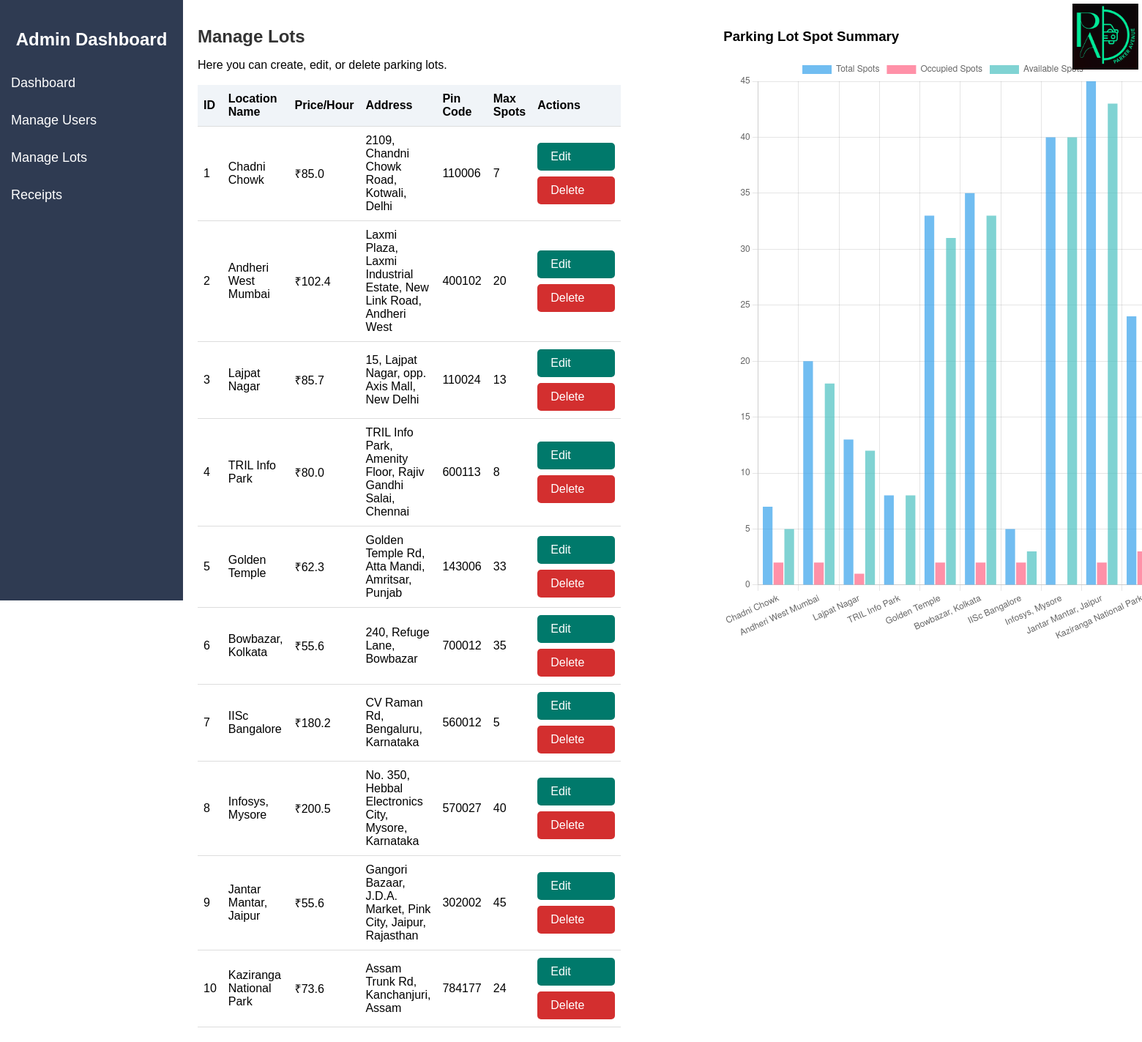
/manage_lots (signed in), run on the app's committed database.
### models.py (models this page shows)
class ParkingLot(db.Model):
    id = db.Column(db.Integer, primary_key=True)
    prime_location_name = db.Column(db.String(150), nullable=False)
    price_per_hour = db.Column(db.Float, nullable=False)
    address = db.Column(db.String(200), nullable=False)
    pin_code = db.Column(db.String(12), nullable=False)
    max_spots = db.Column(db.Integer, nullable=False)
    spots = db.relationship('ParkingSpot', backref='lot', lazy=True)

### app.py (the view)
@app.route('/manage_lots')
@admin_required
def manage_lots():
    lots = ParkingLot.query.all()
    admin_lot_names = []
    admin_max_spots = []
    admin_occupied = []
    admin_available = []
    for lot in lots:
        spots = lot.spots
        total = lot.max_spots
        occupied = sum(1 for spot in spots if spot.status == 'O')
        available = total - occupied
        admin_lot_names.append(lot.prime_location_name)
        admin_max_spots.append(total)
        admin_occupied.append(occupied)
        admin_available.append(available)
    return render_template(
        'manage_lots.html',
        lots=lots,
        admin_lot_names=admin_lot_names,
        admin_max_spots=admin_max_spots,
        admin_occupied=admin_occupied,
        admin_available=admin_available
    )

### app.py (called while the page is built)
def admin_required(f):
    @wraps(f)
    def decorated_function(*args, **kwargs):
        if not session.get('admin_logged_in'):
            flash('Admin access required', 'danger')
            return redirect(url_for('admin_login'))
        return f(*args, **kwargs)
    return decorated_function

### templates/manage_lots.html (shortened to what this page needs)
<!DOCTYPE html>
<html lang="en">
<head>
</head>
<body>
    <div class="sidebar">
        <h2>Admin Dashboard</h2>
        <a href="{{ url_for('admin_dashboard') }}">Dashboard</a>
        <a href="{{ url_for('manage_users') }}">Manage Users</a>
        <a href="{{ url_for('manage_lots') }}">Manage Lots</a>
        <a href="{{ url_for('receipts') }}">Receipts</a>
    </div>
    <div class="main-content">
        <div class="logo-container">
            <img src="{{ url_for('static', filename='../static/images/parker_avenue_logo.png') }}" alt=" ">
        </div>
        <h1>Manage Lots</h1>
        <p>Here you can create, edit, or delete parking lots.</p>
        <table id="lots-table">
            <thead>
                <tr>
                    <th>ID</th>
                    <th>Location Name</th>
                    <th>Price/Hour</th>
                    <th>Address</th>
                    <th>Pin Code</th>
                    <th>Max Spots</th>
                    <th>Actions</th>
                </tr>
            </thead>
            <tbody>
                {% for lot in lots %}
                <tr>
                    <td>{{ lot.id }}</td>
                    <td>{{ lot.prime_location_name }}</td>
                    <td>₹{{ lot.price_per_hour }}</td>
                    <td>{{ lot.address }}</td>
                    <td>{{ lot.pin_code }}</td>
                    <td>{{ lot.max_spots }}</td>
                    <td>
                        <div class="action-buttons">
                        <a href="{{ url_for('edit_lot', lot_id=lot.id) }}" class="btn">Edit</a>
                        <a href="{{ url_for('delete_lot', lot_id=lot.id) }}" class="btn" style="background:#d32f2f;">Delete</a>
                        </div>
                    </td>
                </tr>
                {% else %}
                <tr>
                    <td colspan="7">No parking lots found.</td>
                </tr>
                {% endfor %}
            </tbody>
        </table>
    </div>
    <br>
    <div class="chart-section">
        <h3>Parking Lot Spot Summary</h3>
        <canvas id="lotSpotsChart" width="600" height="800"></canvas>
    </div>
    <script>
    const adminLotNames = {{ admin_lot_names|tojson }};
    const adminMaxSpots = {{ admin_max_spots|tojson }};
    const adminOccupied = {{ admin_occupied|tojson }};
    const adminAvailable = {{ admin_available|tojson }};
    new Chart(document.getElementById('lotSpotsChart').getContext('2d'), {
        type: 'bar',
        data: {
            labels: adminLotNames,
            datasets: [
                {
                    label: 'Total Spots',
                    data: adminMaxSpots,
                    backgroundColor: 'rgba(54, 162, 235, 0.7)'
                },
                {
                    label: 'Occupied Spots',
                    data: adminOccupied,
                    backgroundColor: 'rgba(255, 99, 132, 0.7)'
                },
                {
                    label: 'Available Spots',
                    data: adminAvailable,
                    backgroundColor: 'rgba(75, 192, 192, 0.7)'
                }
            ]
        },
        options: {
            responsive: true,
            plugins: {
                legend: { position: 'top' }
            },
            scales: {
                y: { beginAtZero: true }
            }
        }
    });
    </script>
</body>
</html>

### templates/manage_lots.html (style rules this page uses)
body { font-family: Arial, sans-serif; display: flex; margin: 0; }
.sidebar { width: 250px; background-color: #2f3b52; color: #fff; padding-top: 20px; height: 100vh; position: fixed; }
.sidebar h2 { text-align: center; margin-bottom: 20px; }
.sidebar a { color: white; padding: 15px; text-decoration: none; display: block; font-size: 18px; }
.main-content { margin-left: 250px; padding: 20px; width: 100%; }
.main-content h1 { font-size: 24px; color: #333; }
.btn { background-color: #00796b; color: white; border: none; padding: 10px 18px; border-radius: 5px; text-decoration: none; font-size: 16px; margin-right: 8px; transition: background 0.2s; cursor: pointer; }
table { width: 100%; border-collapse: collapse; margin-top: 18px; }
th, td { padding: 10px 8px; border-bottom: 1px solid #ddd; text-align: left; }
th { background: #f0f4f8; }
.logo-container { position: absolute; top: 5px; right: 5px; text-align: right; }
td .action-buttons { display: flex; gap: 8px; flex-wrap: wrap; }
td .action-buttons .btn { min-width: 70px; margin-right: 0; margin-bottom: 0; white-space: nowrap; }
.logo-container img { height: 90px; width: 90px; }
.chart-section { margin-left: 100px; padding: 20px 20px 40px 20px; width: calc(100% - 250px); }

### data on the page
ParkingLot: id "1", prime_location_name "Chadni Chowk", price_per_hour "85.0", address "2109, Chandni Chowk Road, Kotwali, Delhi", pin_code "110006", max_spots "7"
ParkingLot: id "2", prime_location_name "Andheri West Mumbai", price_per_hour "102.4", address "Laxmi Plaza, Laxmi Industrial Estate, New Link Road, Andheri West", pin_code "400102", max_spots "20"
ParkingLot: id "3", prime_location_name "Lajpat Nagar", price_per_hour "85.7", address "15, Lajpat Nagar, opp. Axis Mall, New Delhi", pin_code "110024", max_spots "13"
ParkingLot: id "4", prime_location_name "TRIL Info Park", price_per_hour "80.0", address "TRIL Info Park, Amenity Floor, Rajiv Gandhi Salai, Chennai", pin_code "600113", max_spots "8"
ParkingLot: id "5", prime_location_name "Golden Temple", price_per_hour "62.3", address "Golden Temple Rd, Atta Mandi, Amritsar, Punjab", pin_code "143006", max_spots "33"
ParkingLot: id "6", prime_location_name "Bowbazar, Kolkata", price_per_hour "55.6", address "240, Refuge Lane, Bowbazar", pin_code "700012", max_spots "35"
ParkingLot: id "7", prime_location_name "IISc Bangalore", price_per_hour "180.2", address "CV Raman Rd, Bengaluru, Karnataka", pin_code "560012", max_spots "5"
ParkingLot: id "8", prime_location_name "Infosys, Mysore", price_per_hour "200.5", address "No. 350, Hebbal Electronics City, Mysore, Karnataka", pin_code "570027", max_spots "40"
ParkingLot: id "9", prime_location_name "Jantar Mantar, Jaipur", price_per_hour "55.6", address "Gangori Bazaar, J.D.A. Market, Pink City, Jaipur, Rajasthan", pin_code "302002", max_spots "45"
ParkingLot: id "10", prime_location_name "Kaziranga National Park", price_per_hour "73.6", address "Assam Trunk Rd, Kanchanjuri, Assam", pin_code "784177", max_spots "24"

### other printed values
chart data {{ admin_max_spots|tojson }} [7, 20, 13, 8, 33, 35, 5, 40, 45, 24]
chart data {{ admin_occupied|tojson }} [2, 2, 1, 0, 2, 2, 2, 0, 2, 3]
chart data {{ admin_available|tojson }} [5, 18, 12, 8, 31, 33, 3, 40, 43, 21]
